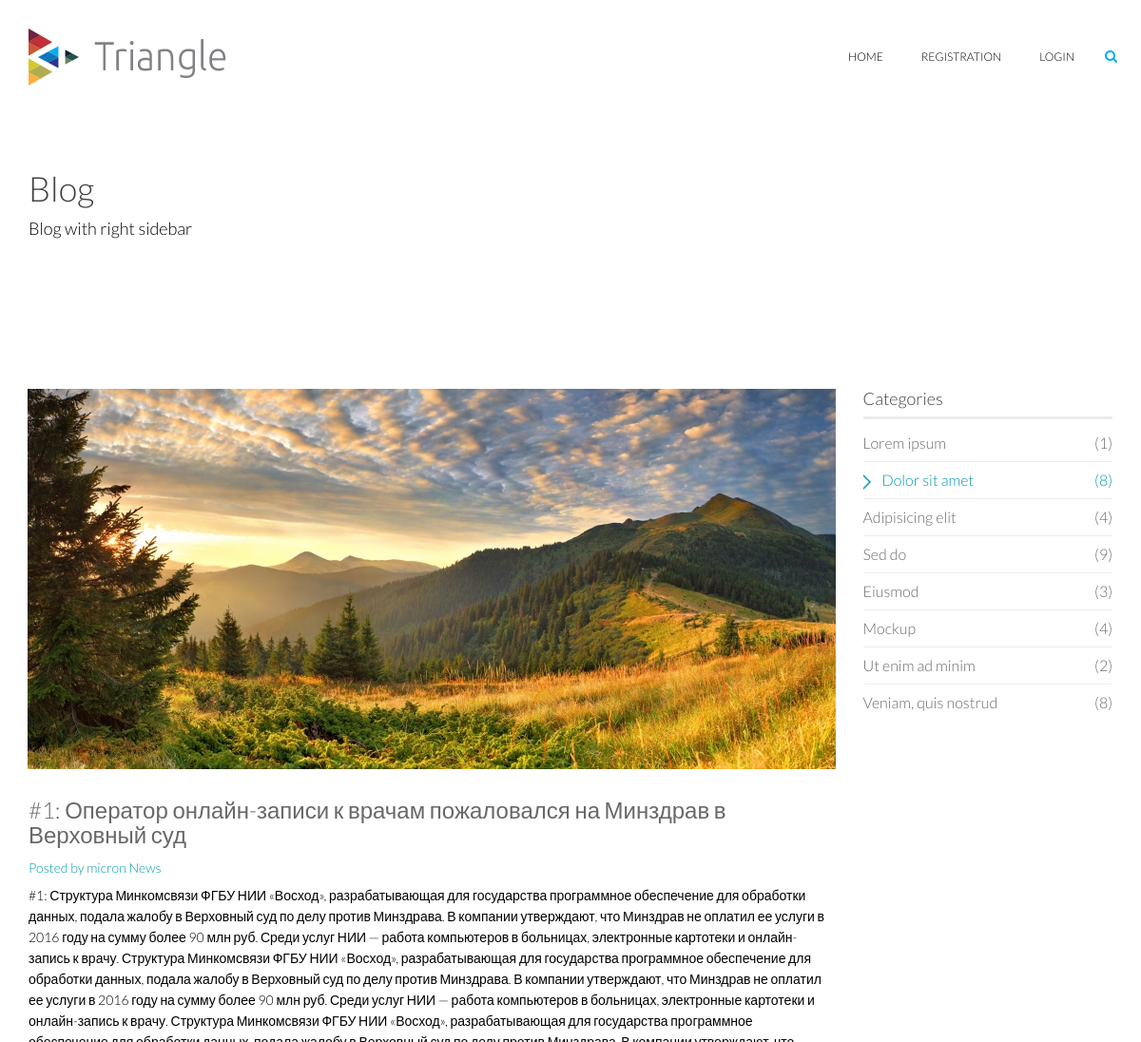
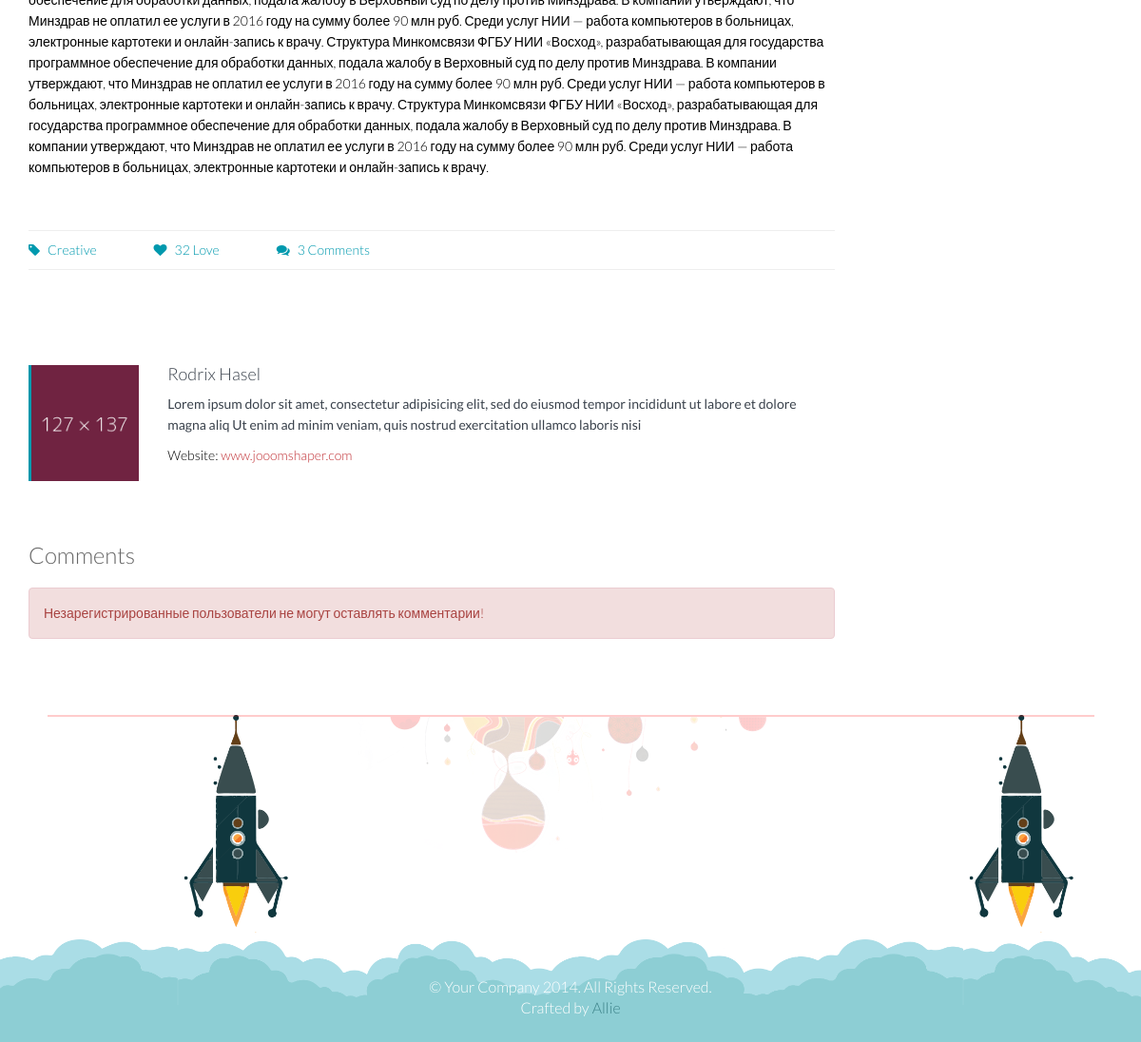
The page /?action=detail&item=1 on the database its author committed (2 pictures, top to bottom).
### tables this page shows
CREATE TABLE `news` (
  `id` int(11) NOT NULL,
  `picture` varchar(255) NOT NULL,
  `caption` varchar(255) NOT NULL,
  `description` text NOT NULL,
  `love` int(11) NOT NULL DEFAULT '0',
  `comments` int(11) NOT NULL DEFAULT '0',
  `date` date NOT NULL,
  `category_id` int(11) NOT NULL
);

### components/components.php (called while the page is built, shortened)
<?php
function displayTheTemplate($folder, $res, $data)
{
	$template = ROOT.'/views/'.$folder.'/view.php';
	include_once($template);
	return true;
}

### controllers/controllers.php (called while the page is built, shortened)
<?php
function outputOneNews()
{
	if (isset($_GET['item'])) {
		$item = $_GET['item'];
	} else {
		$item = 1;
	}
	$res = getOneNews($item);
	displayTheTemplate('item', $res, array());
}

### models/models.php (called while the page is built, shortened)
<?php
function getOneNews($id)
{
	$db = connectionToTheDatabase();
	$sql = 'SELECT * FROM news WHERE id = :id';
	$statement = $db->prepare($sql);
	$statement->bindParam(':id', $id, PDO::PARAM_INT);
	$statement->execute();
	return $statement->fetch(PDO::FETCH_ASSOC);
}

### views/item/view.php (the view, shortened to what this page needs)
<?php require_once(ROOT.'/views/layouts/header.php'); ?>
    <?php require_once(ROOT.'/views/layouts/heading.php'); ?>
    <section id="blog-details" class="padding-top">
        <div class="container">
            <div class="row">
                <div class="col-md-9 col-sm-7">
                    <div class="row">
                         <div class="col-md-12 col-sm-12">
                            <div class="single-blog blog-details two-column">
                                <div class="post-thumb">
                                    <a href="#"><img src="<?=$res['picture'] ?>" class="img-responsive" alt=""></a>
                                </div>
                                <div class="post-content overflow">
                                    <h2 class="post-title bold"><a href="#"><?=$res['caption'] ?></a></h2>
                                    <h3 class="post-author"><a href="#">Posted by micron News</a></h3>
                                    <p><?=$res['description'] ?></p>
                                    <div class="post-bottom overflow">
                                        <ul class="nav navbar-nav post-nav">
                                            <li><a href="#"><i class="fa fa-tag"></i>Creative</a></li>
                                            <li><a href="#"><i class="fa fa-heart"></i>32 Love</a></li>
                                            <li><a href="#"><i class="fa fa-comments"></i>3 Comments</a></li>
                                        </ul>
                                    </div>
                                    <div class="author-profile padding">
                                        <div class="row">
                                            <div class="col-sm-2">
                                                <img src="/template/images/blogdetails/1.png" alt="">
                                            </div>
                                            <div class="col-sm-10">
                                                <h3>Rodrix Hasel</h3>
                                                <p>Lorem ipsum dolor sit amet, consectetur adipisicing elit, sed do eiusmod tempor incididunt ut labore et dolore magna aliq Ut enim ad minim veniam, quis nostrud exercitation ullamco laboris nisi</p>
                                                <span>Website:<a href="www.jooomshaper.com"> www.jooomshaper.com</a></span>
                                            </div>
                                        </div>
                                    </div>
                                    <div class="response-area">
                                        <h2 class="bold">Comments</h2>
                                        <?php if (isset($_SESSION['session_username'])): ?>
                                            <form id="main-contact-form" name="comment_form" method="post">
                                                <input type="hidden" name="itemID" id="itemID" value="<?=$res['id'] ?>">
                                                <div class="form-group">
                                                    <input type="email" name="email" id="comment_email" class="form-control" required="required" placeholder="Email">
                                                </div>
                                                <div class="form-group">
                                                    <textarea name="comment_content" id="message" required="required" class="form-control" rows="8" placeholder="Your text here"></textarea>
                                                </div>
                                                <div class="form-group">
                                                    <input type="hidden" name="comment_id" id="comment_id" value="0" />
                                                    <input type="submit" name="submit" class="btn btn-submit" value="Submit">
                                                </div>
                                            </form>
                                        <?php else: ?>
                                            <div class="alert alert-danger" role="alert">Незарегистрированные пользователи не могут оставлять комментарии!</div>
                                        <?php endif; ?>
                                    </div>
                                </div>
                            </div>
                        </div>
                    </div>
                 </div>
                <div class="col-md-3 col-sm-5">
                    <div class="sidebar blog-sidebar">
                        <div class="sidebar-item categories">
                            <h3>Categories</h3>
                            <ul class="nav navbar-stacked">
                                <li><a href="#">Lorem ipsum<span class="pull-right">(1)</span></a></li>
                                <li class="active"><a href="#">Dolor sit amet<span class="pull-right">(8)</span></a></li>
                                <li><a href="#">Adipisicing elit<span class="pull-right">(4)</span></a></li>
                                <li><a href="#">Sed do<span class="pull-right">(9)</span></a></li>
                                <li><a href="#">Eiusmod<span class="pull-right">(3)</span></a></li>
                                <li><a href="#">Mockup<span class="pull-right">(4)</span></a></li>
                                <li><a href="#">Ut enim ad minim <span class="pull-right">(2)</span></a></li>
                                <li><a href="#">Veniam, quis nostrud <span class="pull-right">(8)</span></a></li>
                            </ul>
                        </div>
                    </div>
                </div>
            </div>
        </div>
    </section>
<?php require_once(ROOT.'/views/layouts/footer.php'); ?>

### template/css/main.css (style rules this page uses)
body { background: #fff; font-family: 'Lato', sans-serif; font-weight: 300; font-size: 14px; line-height: 22px; color: #000; }
html { height: 100%; }
a { color:#C03035; }
a { -webkit-transition: 300ms; -moz-transition: 300ms; -o-transition: 300ms; transition: 300ms; }
ul { list-style: none; }
h1, h2, h3, h4, h5, h6 { font-family: 'Lato', sans-serif; font-weight: 300; }
h2 { font-size: 24px; color: #686868; }
h3 { font-size: 18px; }
.overflow { overflow: hidden; }
.padding { padding: 65px 0; }
.padding-top { padding-top: 90px; }
.sidebar h3 { color: #404040; margin-top: 0; border-bottom: 3px solid #ececec; margin-bottom: 6px; padding-bottom: 8px; }
.sidebar-item { margin-bottom: 48px; }
.categories .navbar-stacked li { border-bottom: 1px solid #ececec; }
.categories .navbar-stacked li:last-child { border-bottom: 0px solid #ececec; }
.categories .navbar-stacked li a { font-size: 16px; color: #6a6a6a; padding: 8px 0; padding-left: 0; }
.categories .navbar-stacked li.active a { color: #0099AE; padding-left: 20px; }
.categories .navbar-stacked li.active a:before { position: absolute; content: ""; border-color: transparent transparent transparent #0099AE; border-width: 8px; border-style: solid; left: 0; top: 13px; margin-top: 0; z-index: 0; transition: all 0.3s ease 0s; -moz-transition: all 0.3s ease 0s; -webkit-transition: all 0.3s ease 0s; -o-transition: all 0.3s ease 0s; }
.categories .navbar-stacked li.active a:after { position: absolute; content: ""; border-color: transparent transparent transparent #fff; border-width: 6px; border-style: solid; left: 0px; top: 15px; margin-top: 0; z-index: 1; transition: all 0.3s ease 0s; -moz-transition: all 0.3s ease 0s; -webkit-transition: all 0.3s ease 0s; -o-transition: all 0.3s ease 0s; }
.post-thumb { margin: -1px -1px 0; position: relative; overflow: hidden; }
.post-content { padding: 20px 0; }
.post-title { margin-top: 0; }
.post-title a, .comments-number a { color: #686868; }
.post-content .post-author { margin-top: 0; }
.post-content .post-author a { font-weight: 300; font-size: 14px; color: #0099AE; }
.post-bottom { border-top: 1px solid #eeeeee; padding-top: 10px; margin-top: 20px; margin: 20px -20px 0; padding: 20px 20px 0; }
.single-blog { padding-bottom: 30px; }
.single-blog .post-bottom { border-bottom: 1px solid #eeeeee; padding-top: 10px; padding-bottom: 10px; }
.post-nav { margin:0; padding: 0; }
.post-nav li a { color: #0099AE; padding: 0; text-align: left; }
.post-nav li a i { color: #0099AE; margin-right: 8px; }
.navbar-nav.post-nav li { margin-right: 60px; }
.single-blog.blog-details .post-content { padding-top: 30px; }
.single-blog.blog-details .post-bottom { margin-top: 55px; }
.author-profile.padding { padding-top:50px; }
.author-profile .col-sm-2 img { width: 100%; border-left: 3px solid #0099AE; }
.author-profile h3 { margin-top:0; color: #3a424c; }
.author-profile p { color: #3a424c; font-weight: 400; }
.author-profile span a { color: #C03035; }
.response-area { border-bottom: 0; }
.response-area h2 { margin-top: 0; margin-bottom: 0; border-bottom: 0; padding-bottom: 20px; }

### rows shown on the page
news: picture (picture), caption "#1: Оператор онлайн-записи к врачам пожаловался на Минздрав в Верховный суд", description "#1: Структура Минкомсвязи ФГБУ НИИ «Восход», разрабатывающая для государства программное обеспечение для обработки данных, подала жалобу в Верховный суд по делу против Минздрава. В компании утверждают, что Минздрав не оплатил ее услуги в 2016 году на сумму более 90 млн руб. Среди услуг НИИ — работа компьютеров в больницах, электронные картотеки и онлайн-запись к врачу. Структура Минкомсвязи ФГБУ НИИ «Восход», разрабатывающая для государства программное обеспечение для обработки данных, подала жалобу в Верховный суд по делу против Минздрава. В компании утверждают, что Минздрав не оплатил ее услуги в 2016 году на сумму более 90 млн руб. Среди услуг НИИ — работа компьютеров в больницах,…"
